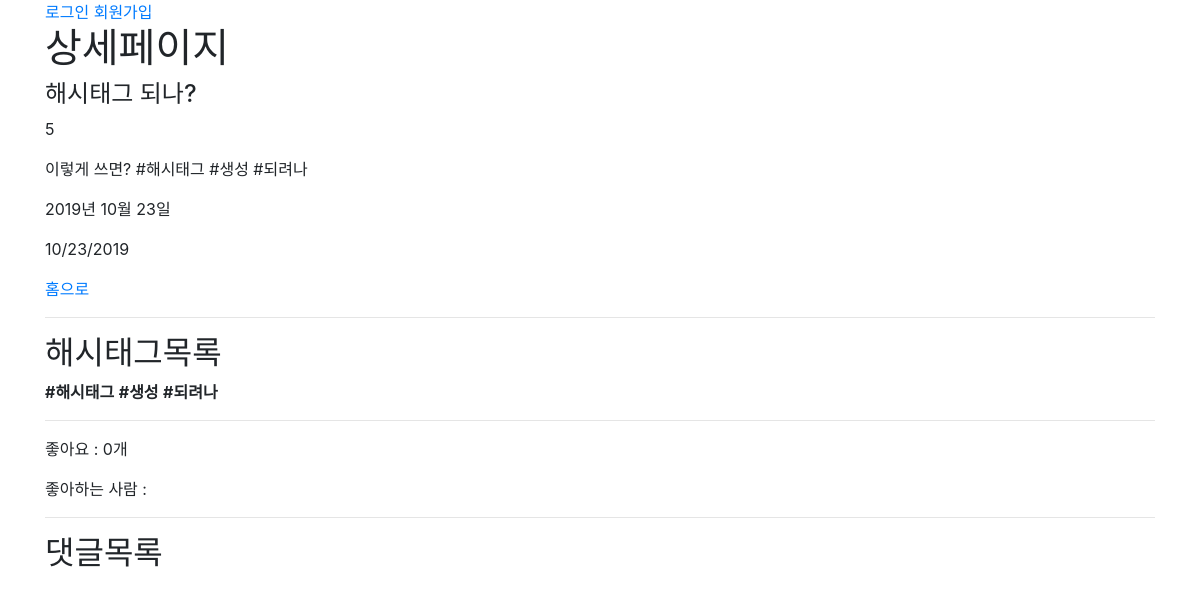
/articles/5/, run on an earlier commit of the app's database.
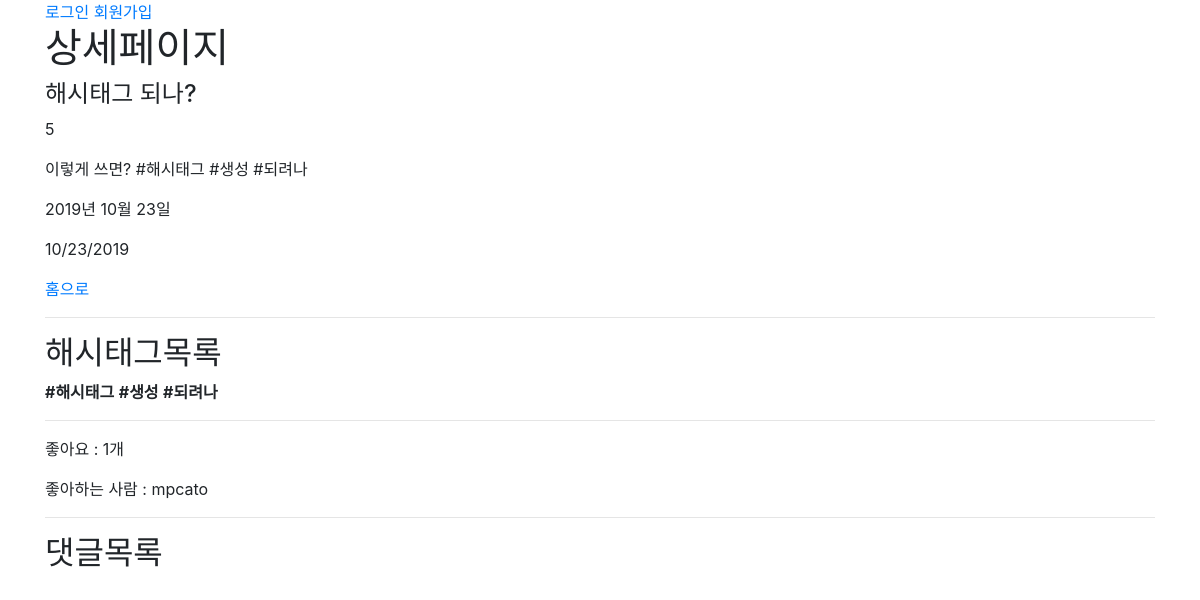
And on a later commit of the database.
### articles/models.py (models this page shows, shortened)
class Hashtag(models.Model):
    content = models.TextField(unique=True)
    def __str__(self):
        return self.content

class Article(models.Model):
    title = models.CharField(max_length=50)
    content = models.TextField()
    created_at = models.DateTimeField(auto_now_add=True)
    updated_at = models.DateTimeField(auto_now=True)
    user = models.ForeignKey(settings.AUTH_USER_MODEL, on_delete=models.CASCADE,)
    like_users = models.ManyToManyField(settings.AUTH_USER_MODEL, related_name='like_articles', blank=True)
    hashtags = models.ManyToManyField(Hashtag, blank=True)
    class Meta:
        ordering = ('-pk',)

### accounts/models.py (models this page shows)
class User(AbstractUser):
    followers = models.ManyToManyField(settings.AUTH_USER_MODEL, related_name="followings")

### articles/views.py (the view)
# urls.py: path('<int:pk>/', views.detail, name='detail'),
def detail(request, pk):
    try:
        article = Article.objects.get(pk=pk)
    except Article.DoesNotExist:
        raise Http404('해당하는 ID의 글이 존재하지 않습니다.')
    comment_form = CommentForm()
    context = {
        'article' : article,
        'comment_form' : comment_form,
        'comments' : article.comment_set.all(),
    }
    return render(request, 'articles/detail.html', context)

### articles/templates/articles/detail.html (shortened to what this page needs)
{% extends 'base.html' %}
{% load bootstrap4 %}
{% block body %}
<h1>상세페이지</h1>
<h4>{{ article.title }}</h4>
<p>{{ article.pk }}</p>
<p>{{ article.content }}</p>
<p>{{ article.created_at|date:"Y년 M j일" }}</p>
<p>{{ article.updated_at|date:"SHORT_DATE_FORMAT" }}</p>
<a href="{% url 'articles:index' %}">홈으로</a>
<br>
<hr>
<h2>해시태그목록</h2>
<p>
  {% for hashtag in article.hashtags.all %}
    <strong>{{ hashtag }}</strong>
  {% endfor %}
</p>
<hr>
<p>좋아요 : <span id="like_count">{{ article.like_users.count }}</span>개</p>
<p>좋아하는 사람 :
{% with likers=article.like_users.all %}
  {% for liker in likers %}
     {{ liker }}
   {% endfor %}
</p>
{% endwith %}
<hr>
<h2>댓글목록</h2>
{% endblock %}

What changed in the data, as far as the page shows it:
computed for Article "해시태그 되나?": like_users.count "0" → "1"
now on this page (row edited): User: username "mpcato"
